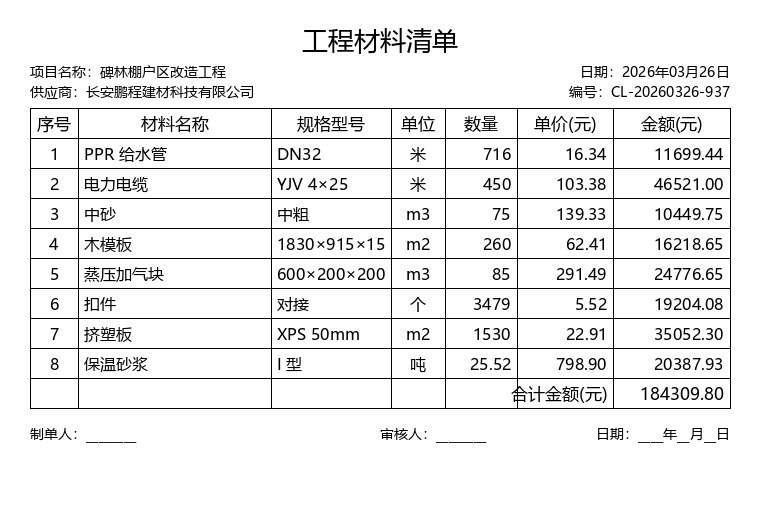
#> input picture data/benchmarks/layout_v1/images/layout_001_A.png, 760 x 514 px; its folder holds only this picture in this run
$ python degrade.py
#> lines starting #> are read from the running program, lines starting #| are printed output that depends on the picture
"""图像退化管线 —— 让合成图逼近真实拍摄/扫描的工程单据。

设计参考：公开同构项目（qwen3-vl-8b-constat-amiable-lora）的退化参数清单，
并结合工程单据的特点（印章、折痕、装订孔）。

退化只改像素，**不改 Ground Truth** —— 文字被旋转/模糊后仍然要能被读出，
这正是我们希望模型学会的能力。

用法：
    venv-gld/Scripts/python.exe src/degrade.py --n 200
    venv-gld/Scripts/python.exe src/degrade.py --n 200 --level heavy
"""

from __future__ import annotations

import argparse
import json
import math
import random
import sys
from dataclasses import dataclass
from pathlib import Path

import numpy as np
from PIL import Image, ImageDraw, ImageEnhance, ImageFilter, ImageFont

ROOT = Path(__file__).resolve().parent.parent
SYN_DIR = ROOT / "data" / "synthetic"
SRC_IMG = SYN_DIR / "images"
OUT_IMG = SYN_DIR / "images_degraded"
OUT_GT = SYN_DIR / "gt_degraded.jsonl"


# ================================================================ 配置
@dataclass
class DegradeConfig:
    """各退化的触发概率与强度区间。"""

    name: str = "medium"

    # 几何
    rotate_range: tuple[float, float] = (-3.0, 3.0)
    rotate_p: float = 0.85
    perspective_p: float = 0.35
    perspective_str: tuple[float, float] = (0.004, 0.018)

    # 光学
    blur_p: float = 0.45
    blur_radius: tuple[float, float] = (0.4, 1.2)
    motion_p: float = 0.20
    brightness_p: float = 0.60
    brightness_range: tuple[float, float] = (0.82, 1.12)
    contrast_p: float = 0.55
    contrast_range: tuple[float, float] = (0.78, 1.15)

    # 噪声
    noise_p: float = 0.55
    noise_sigma: tuple[float, float] = (2.0, 9.0)

    # 物理
    crease_p: float = 0.30
    stain_p: float = 0.22
    shadow_p: float = 0.35
    stamp_p: float = 0.50

    # 压缩
    jpeg_p: float = 0.80
    jpeg_quality: tuple[int, int] = (62, 92)


# 三档难度
LEVELS = {
    "light": DegradeConfig(
        name="light",
        rotate_p=0.6, rotate_range=(-1.5, 1.5),
        perspective_p=0.15, perspective_str=(0.002, 0.008),
        blur_p=0.25, blur_radius=(0.3, 0.7),
        motion_p=0.05, noise_p=0.30, noise_sigma=(1.5, 5.0),
        crease_p=0.10, stain_p=0.08, shadow_p=0.15, stamp_p=0.35,
        jpeg_p=0.6, jpeg_quality=(80, 95),
    ),
    "medium": DegradeConfig(),
    "heavy": DegradeConfig(
        name="heavy",
        rotate_p=0.95, rotate_range=(-6.0, 6.0),
        perspective_p=0.60, perspective_str=(0.008, 0.030),
        blur_p=0.65, blur_radius=(0.8, 2.2),
        motion_p=0.35, noise_p=0.80, noise_sigma=(4.0, 16.0),
        crease_p=0.50, stain_p=0.40, shadow_p=0.60, stamp_p=0.70,
        jpeg_p=0.95, jpeg_quality=(45, 80),
    ),
}


# ================================================================ 单项退化
def rotate(img: Image.Image, rng: random.Random, cfg: DegradeConfig) -> Image.Image:
    if rng.random() > cfg.rotate_p:
        return img
    angle = rng.uniform(*cfg.rotate_range)
    # expand=True 会把画布撑大，底色用白模拟纸张
    return img.rotate(angle, resample=Image.BICUBIC, expand=True,
                      fillcolor=(255, 255, 255))


def perspective(img: Image.Image, rng: random.Random, cfg: DegradeConfig) -> Image.Image:
    """四点透视变换，模拟拍摄角度倾斜。"""
    if rng.random() > cfg.perspective_p:
        return img
    w, h = img.size
    s = rng.uniform(*cfg.perspective_str)

    def jitter(v: float, span: float) -> float:
        return v + rng.uniform(-span, span)

    dx, dy = w * s, h * s
    # 源四角（左上、左下、右下、右上）
    src = [(0, 0), (0, h), (w, h), (w, 0)]
    dst = [
        (jitter(0, dx), jitter(0, dy)),
        (jitter(0, dx), jitter(h, dy)),
        (jitter(w, dx), jitter(h, dy)),
        (jitter(w, dx), jitter(0, dy)),
    ]
    coeffs = _find_coeffs(dst, src)
    return img.transform((w, h), Image.PERSPECTIVE, coeffs,
                         resample=Image.BICUBIC, fillcolor=(255, 255, 255))


def _find_coeffs(pa: list, pb: list) -> tuple:
    """解出 PIL PERSPECTIVE 所需的 8 个系数。"""
    matrix = []
    for (x, y), (X, Y) in zip(pa, pb):
        matrix.append([X, Y, 1, 0, 0, 0, -x * X, -x * Y])
        matrix.append([0, 0, 0, X, Y, 1, -y * X, -y * Y])
    A = np.array(matrix, dtype=np.float64)
    B = np.array(pa, dtype=np.float64).reshape(8)
    res = np.linalg.solve(A, B)
    return tuple(res.tolist())


def blur(img: Image.Image, rng: random.Random, cfg: DegradeConfig) -> Image.Image:
    if rng.random() > cfg.blur_p:
        return img
    r = rng.uniform(*cfg.blur_radius)
    return img.filter(ImageFilter.GaussianBlur(radius=r))


def motion_blur(img: Image.Image, rng: random.Random, cfg: DegradeConfig) -> Image.Image:
    """方向性模糊，模拟手抖。"""
    if rng.random() > cfg.motion_p:
        return img
    size = rng.choice([3, 5])          # PIL Kernel 仅支持 3x3 / 5x5
    angle = rng.uniform(0, math.pi)
    kernel = [0.0] * (size * size)
    c = size // 2
    for i in range(size):
        x = int(round(c + (i - c) * math.cos(angle)))
        y = int(round(c + (i - c) * math.sin(angle)))
        if 0 <= x < size and 0 <= y < size:
            kernel[y * size + x] = 1.0
    total = sum(kernel)
    if total == 0:
        return img
    kernel = [k / total for k in kernel]   # 归一化，避免整体变暗
    return img.filter(ImageFilter.Kernel((size, size), kernel, scale=1.0))


def brightness_contrast(img: Image.Image, rng: random.Random,
                        cfg: DegradeConfig) -> Image.Image:
    if rng.random() < cfg.brightness_p:
        img = ImageEnhance.Brightness(img).enhance(rng.uniform(*cfg.brightness_range))
    if rng.random() < cfg.contrast_p:
        img = ImageEnhance.Contrast(img).enhance(rng.uniform(*cfg.contrast_range))
    return img


def add_noise(img: Image.Image, rng: random.Random, cfg: DegradeConfig) -> Image.Image:
    """传感器噪声（高斯）。"""
    if rng.random() > cfg.noise_p:
        return img
    sigma = rng.uniform(*cfg.noise_sigma)
    arr = np.asarray(img, dtype=np.float32)
    noise = np.random.normal(0, sigma, arr.shape)
    arr = np.clip(arr + noise, 0, 255).astype(np.uint8)
    return Image.fromarray(arr)


def shadow(img: Image.Image, rng: random.Random, cfg: DegradeConfig) -> Image.Image:
    """边缘阴影，模拟拍摄时的光照不均。"""
    if rng.random() > cfg.shadow_p:
        return img
    w, h = img.size
    arr = np.asarray(img, dtype=np.float32)

    side = rng.choice(["top", "bottom", "left", "right", "corner"])
    strength = rng.uniform(0.10, 0.32)
    if side in ("top", "bottom"):
        n = max(2, h // 3)
        ramp = np.linspace(1.0, 1.0 - strength, n)
        if side == "bottom":
            ramp = ramp[::-1]
        arr[:n] *= ramp[:, None, None]
    elif side in ("left", "right"):
        n = max(2, w // 3)
        ramp = np.linspace(1.0, 1.0 - strength, n)
        if side == "right":
            ramp = ramp[::-1]
        arr[:, :n] *= ramp[None, :, None]
    else:
        yy, xx = np.mgrid[0:h, 0:w]
        d = np.sqrt((xx / w) ** 2 + (yy / h) ** 2)
        d = d / d.max()
        arr *= (1.0 - strength * d)[:, :, None]

    return Image.fromarray(np.clip(arr, 0, 255).astype(np.uint8))


def crease(img: Image.Image, rng: random.Random, cfg: DegradeConfig) -> Image.Image:
    """折痕：一条带柔化的浅灰线。"""
    if rng.random() > cfg.crease_p:
        return img
    w, h = img.size
    layer = Image.new("L", (w, h), 0)
    d = ImageDraw.Draw(layer)
    horizontal = rng.random() < 0.5
    width = rng.randint(1, 3)
    shade = rng.randint(70, 150)
    if horizontal:
        y = rng.randint(int(h * 0.1), int(h * 0.9))
        pts = [(0, y + rng.randint(-8, 8)), (w // 2, y + rng.randint(-8, 8)),
               (w, y + rng.randint(-8, 8))]
    else:
        x = rng.randint(int(w * 0.1), int(w * 0.9))
        pts = [(x + rng.randint(-8, 8), 0), (x + rng.randint(-8, 8), h // 2),
               (x + rng.randint(-8, 8), h)]
    d.line(pts, fill=shade, width=width)
    layer = layer.filter(ImageFilter.GaussianBlur(radius=rng.uniform(0.6, 1.8)))

    dark = Image.new("RGB", (w, h), (0, 0, 0))
    return Image.composite(dark, img, layer.point(lambda v: int(v * 0.35)))


def stain(img: Image.Image, rng: random.Random, cfg: DegradeConfig) -> Image.Image:
    """污渍：几个半透明的浅褐斑点。"""
    n = 0 if rng.random() > cfg.stain_p else rng.randint(1, 4)
    if n == 0:
        return img
    w, h = img.size
    layer = Image.new("L", (w, h), 0)
    d = ImageDraw.Draw(layer)
    for _ in range(n):
        cx, cy = rng.randint(0, w), rng.randint(0, h)
        rx, ry = rng.randint(w // 30, w // 9), rng.randint(h // 30, h // 9)
        d.ellipse([cx - rx, cy - ry, cx + rx, cy + ry],
                  fill=rng.randint(35, 90))
    layer = layer.filter(ImageFilter.GaussianBlur(radius=rng.uniform(2.0, 6.0)))

    color = (rng.randint(150, 200), rng.randint(140, 185), rng.randint(110, 155))
    return Image.composite(Image.new("RGB", (w, h), color), img, layer)


def stamp(img: Image.Image, rng: random.Random, cfg: DegradeConfig) -> Image.Image:
    """红色公章：圆环 + 中心文字。"""
    if rng.random() > cfg.stamp_p:
        return img
    w, h = img.size
    overlay = Image.new("RGBA", (w, h), (0, 0, 0, 0))
    d = ImageDraw.Draw(overlay)

    r = int(min(w, h) * rng.uniform(0.09, 0.15))
    cx = rng.randint(r + 10, max(r + 11, w - r - 10))
    cy = rng.randint(r + 10, max(r + 11, h - r - 10))
    red = (rng.randint(190, 225), rng.randint(20, 60), rng.randint(20, 60),
           rng.randint(110, 175))
    hw = max(2, r // 12)

    d.ellipse([cx - r, cy - r, cx + r, cy + r], outline=red, width=hw)
    d.ellipse([cx - int(r * 0.82), cy - int(r * 0.82),
               cx + int(r * 0.82), cy + int(r * 0.82)], outline=red, width=max(1, hw // 2))

    # 中心五角星
    star = []
    for i in range(10):
        ang = -math.pi / 2 + i * math.pi / 5
        rad = r * (0.42 if i % 2 == 0 else 0.18)
        star.append((cx + rad * math.cos(ang), cy + rad * math.sin(ang)))
    d.polygon(star, fill=red)

    out = Image.alpha_composite(img.convert("RGBA"), overlay).convert("RGB")
    # 印章略微模糊，模拟印泥扩散
    if rng.random() < 0.6:
        out = out.filter(ImageFilter.GaussianBlur(radius=rng.uniform(0.2, 0.7)))
    return out


def jpeg(img: Image.Image, rng: random.Random, cfg: DegradeConfig) -> Image.Image:
    """JPEG 重压缩：经内存往返一次。"""
    if rng.random() > cfg.jpeg_p:
        return img
    import io
    q = rng.randint(*cfg.jpeg_quality)
    buf = io.BytesIO()
    img.convert("RGB").save(buf, format="JPEG", quality=q)
    buf.seek(0)
    return Image.open(buf).convert("RGB")


# ================================================================ 主流程
PIPELINE = [
    rotate, perspective, blur, motion_blur,
    brightness_contrast, add_noise, shadow,
    crease, stain, stamp, jpeg,
]


def degrade(img: Image.Image, rng: random.Random, cfg: DegradeConfig) -> Image.Image:
    for fn in PIPELINE:
        img = fn(img, rng, cfg)
    return img


def main() -> int:
    ap = argparse.ArgumentParser(description="合成图退化")
    ap.add_argument("--n", type=int, default=0, help="处理数量（0 = 全部）")
    ap.add_argument("--level", choices=list(LEVELS), default="medium")
    ap.add_argument("--seed", type=int, default=20260915)
    ap.add_argument("--out-suffix", default="", help="输出文件名后缀，如 _heavy")
    args = ap.parse_args()

    cfg = LEVELS[args.level]
    rng = random.Random(args.seed)
    # 默认以 level 作后缀，避免不同档位互相覆盖
    suffix = args.out_suffix or f"_{args.level}"

    srcs = sorted(SRC_IMG.glob("*.png"))
    if not srcs:
        print(f"[FATAL] {SRC_IMG} 下没有图片，请先运行 src/render.py")
        return 1
    if args.n:
        srcs = srcs[: args.n]

    OUT_IMG.mkdir(parents=True, exist_ok=True)
    records = []

    for p in srcs:
        img = Image.open(p).convert("RGB")
#> img is the input picture: PIL image 760x514 RGB; min 0, max 255, mean 237.9
        out = degrade(img, rng, cfg)
#> the loop in degrade, `for fn in PIPELINE:` made 11 passes
#> pass 1, in degrade, `img = fn(img, rng, cfg)`:
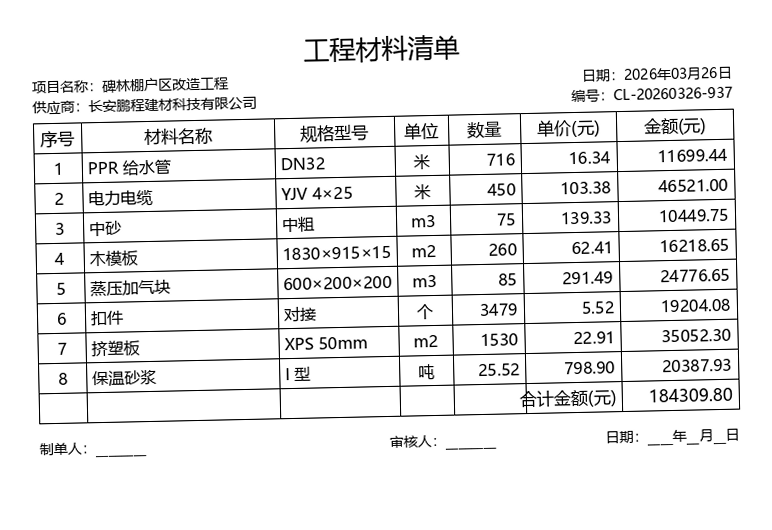
#> img: PIL image 772x530 RGB; min 0, max 255, mean 237
#> pass 3, in degrade, `img = fn(img, rng, cfg)`:
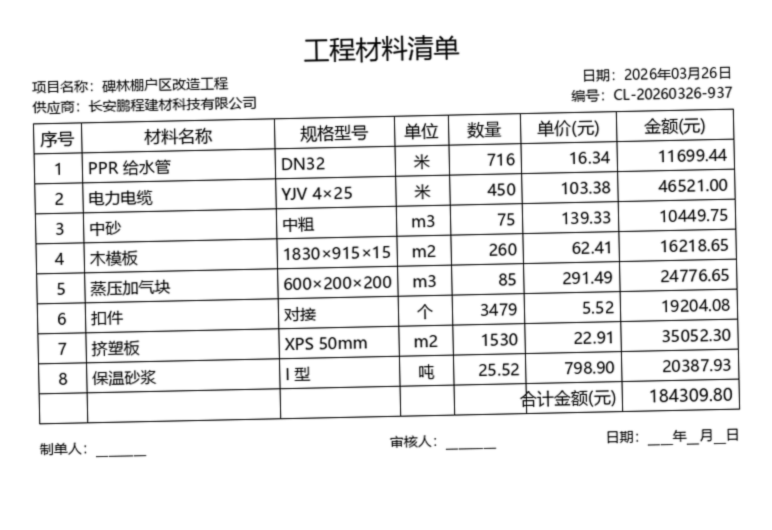
#> img: PIL image 772x530 RGB; min 6, max 255, mean 237
#> after the loop in degrade, `for fn in PIPELINE:`:
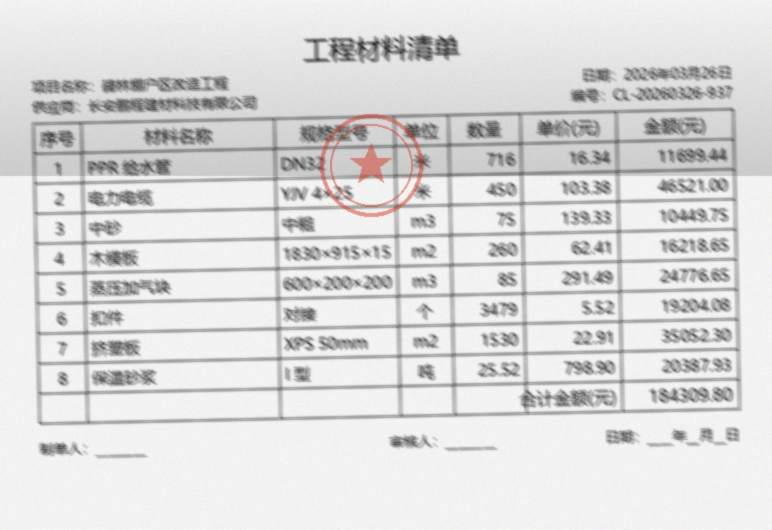
#> img: PIL image 772x530 RGB; mean R, G, B 219.2, 218.8, 218.7
        name = f"{p.stem}{suffix}.jpg"
        out.save(OUT_IMG / name, format="JPEG", quality=95)
        records.append({"image": f"images_degraded/{name}", "source": p.name})

    # 把 GT 原样复制过来（退化不改文字内容）
    gt_src = SYN_DIR / "gt.jsonl"
    gt_map = {}
    if gt_src.exists():
        with open(gt_src, encoding="utf-8") as f:
            for line in f:
                r = json.loads(line)
                gt_map[Path(r["image"]).name] = r["gt"]

    out_gt = SYN_DIR / f"gt_degraded{suffix}.jsonl"
    with open(out_gt, "w", encoding="utf-8") as f:
        for r in records:
            src_name = r["source"]
            gt = gt_map.get(src_name)
            if gt is None:
                continue
            f.write(json.dumps({"image": r["image"], "gt": gt}, ensure_ascii=False) + "\n")

    print(f"退化完成：{len(records)} 张（level={args.level}）")
    print(f"  图片目录 : {OUT_IMG}")
    print(f"  GT 文件  : {out_gt}")
    sizes = [Image.open(OUT_IMG / Path(r['image']).name).size for r in records[:5]]
#> sizes = [(772, 530)]
    print(f"  尺寸抽样 : {sizes}")
#|   尺寸抽样 : [(772, 530)]
    return 0


if __name__ == "__main__":
    sys.exit(main())
#> (the program exits here)

$ run again, on data/benchmarks/layout_v1/images/layout_001_D.png
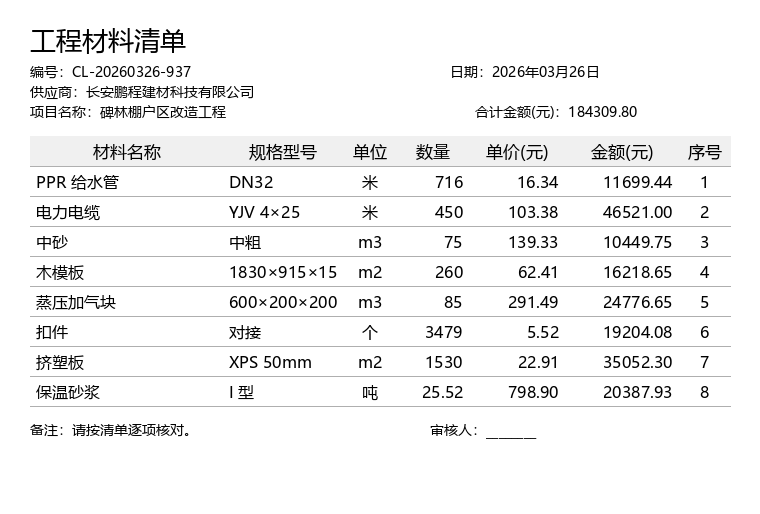
#> input picture data/benchmarks/layout_v1/images/layout_001_D.png, 760 x 514 px
#> in main, img is the input picture: PIL image 760x514 RGB; min 0, max 255, mean 242.5
#> the loop in degrade, `for fn in PIPELINE:` made 11 passes
#> pass 1, in degrade, `img = fn(img, rng, cfg)`:
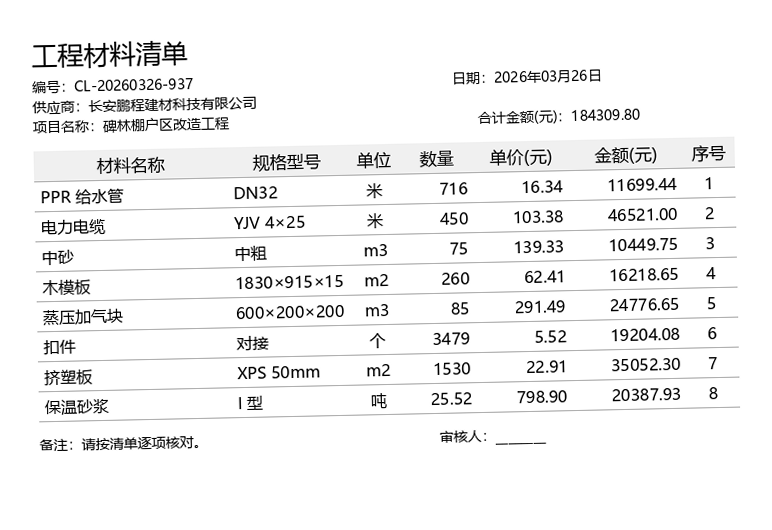
#> img: PIL image 772x530 RGB; min 0, max 255, mean 242.3
#> after the loop in degrade, `for fn in PIPELINE:`:
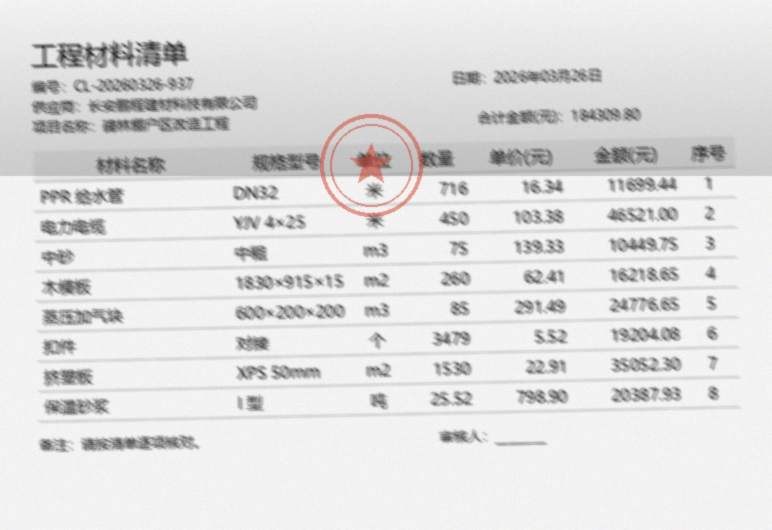
#> img: PIL image 772x530 RGB; mean R, G, B 224.2, 223.7, 223.7
#> sizes = [(772, 530)]
#|   尺寸抽样 : [(772, 530)]

$ run again, on data/benchmarks/layout_v1/images/layout_002_A.png
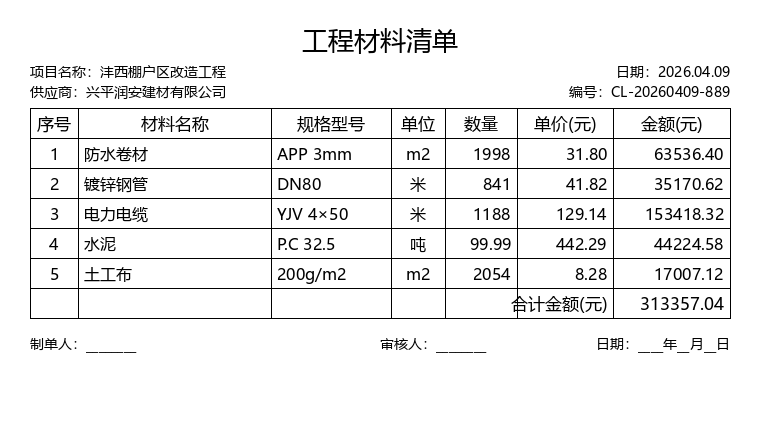
#> input picture data/benchmarks/layout_v1/images/layout_002_A.png, 760 x 424 px
#> in main, img is the input picture: PIL image 760x424 RGB; min 0, max 255, mean 239.3
#> the loop in degrade, `for fn in PIPELINE:` made 11 passes
#> pass 1, in degrade, `img = fn(img, rng, cfg)`:
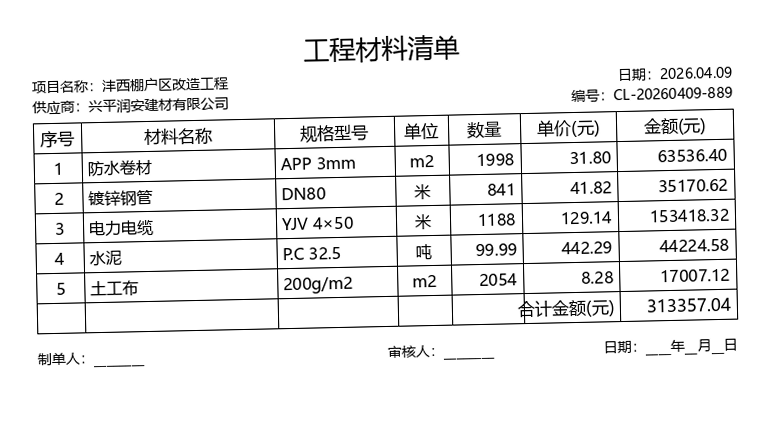
#> img: PIL image 770x440 RGB; min 0, max 255, mean 238.6
#> after the loop in degrade, `for fn in PIPELINE:`:
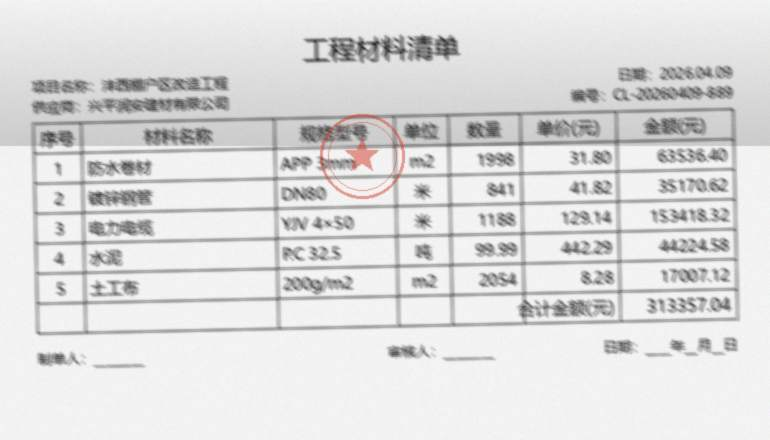
#> img: PIL image 770x440 RGB; mean R, G, B 220.7, 220.4, 220.3
#> sizes = [(770, 440)]
#|   尺寸抽样 : [(770, 440)]
